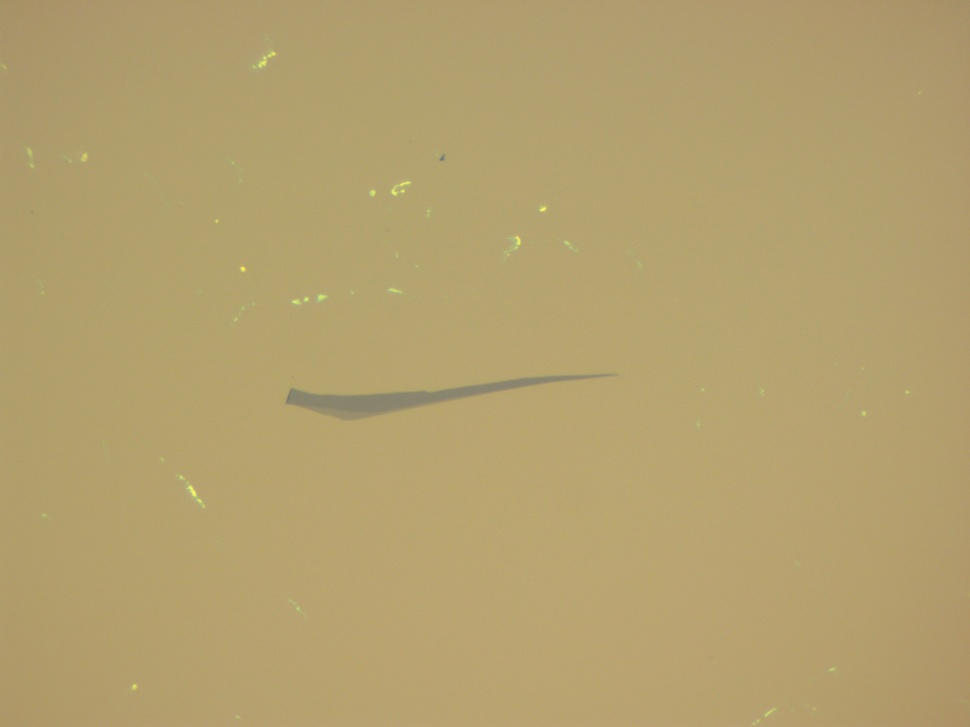
#> input picture Brody's Work/images/x20_images/0-5-20.jpg, 970 x 727 px, shrunk from 2320 x 1740 before the run
$ python -i DataVisualizer.py   (imports and definitions only)
#> lines starting #> are read from the running program, lines starting #| are printed output that depends on the picture
#> further down, picture is the input picture: shape (727, 970, 3); mean B, G, R 110.2, 160.7, 179.5
import math
import cv2
import numpy as np
import matplotlib.pyplot as plt
from matplotlib import cm
from mpl_toolkits.mplot3d import Axes3D
from tkinter import filedialog

#----------------------------
# Load Image
#----------------------------

'''
image_path = filedialog.askopenfilename(filetypes=[("Images", "*.png *.jpg *.jpeg *.bmp")])
image = cv2.imread(image_path, cv2.IMREAD_COLOR)
gray_image = cv2.cvtColor(image, cv2.COLOR_BGR2GRAY)
'''

#----------------------------
# Image Processing
#----------------------------

#
# Filters
#

# Apply gaussian blur to reduce noise
#blurred_image = cv2.GaussianBlur(gray_image, (5, 5), 1.4)

# Apply average blur to reduce noise
#blurred_image = cv2.blur(gray_image, (100, 100))

# Apply bilateral filter to reduce noise
#smoothed_image = cv2.bilateralFilter(gray_image, d=9, sigmaColor=75, sigmaSpace=20)

#----------------------------
# Functions
#----------------------------

# 3D surface graphing
# [27 lines left out: function surface_graphing, not called in this run]

# 3D visualization of channel data
def channel_data_3D_plot(image, colorspace="bgr", sample_step=100, point_size=2):

#> called with colorspace = 'bgr', sample_step = 100, point_size = 2
    if colorspace.lower() == "bgr":
        plot_img = image
        display_img = cv2.cvtColor(image, cv2.COLOR_BGR2RGB)
        labels = ("Blue", "Green", "Red")

    elif colorspace.lower() == "rgb":
        plot_img = image
        display_img = image
        labels = ("Red", "Green", "Blue")

    elif colorspace.lower() == "lab":
        plot_img = cv2.cvtColor(image, cv2.COLOR_BGR2LAB)
        display_img = cv2.cvtColor(plot_img, cv2.COLOR_LAB2RGB)
        labels = ("L*", "a*", "b*")

    elif colorspace.lower() == "hsv":
        plot_img = cv2.cvtColor(image, cv2.COLOR_BGR2HSV)
        display_img = cv2.cvtColor(plot_img, cv2.COLOR_HSV2RGB)
        labels = ("Hue", "Saturation", "Value")

    else:
        raise ValueError("colorspace must be 'bgr', 'rgb', 'lab', or 'hsv'")

    pixels = plot_img.reshape(-1, 3)
    colors = display_img.reshape(-1, 3)

    pixels = pixels[::sample_step]
    colors = colors[::sample_step]

    pixels, unique_idx = np.unique(pixels, axis=0, return_index=True)
#> pixels = 501 rows, first 8: [97, 189, 190], [99, 148, 164], [101, 146, 173], [101, 149, 173], [102, 144, 163], [102, 144, 173], [102, 145, 164], [102, 146, 169]; unique_idx = 501 values, max 7045 at index 429, min 0 at index 1, mean 2718.1
    colors = colors[unique_idx]
#> colors = 501 rows, first 8: [190, 189, 97], [164, 148, 99], [173, 146, 101], [173, 149, 101], [163, 144, 102], [173, 144, 102], [164, 145, 102], [169, 146, 102]

    colors = colors / 255.0
#> colors = 501 rows, first 8: [0.745, 0.741, 0.38], [0.643, 0.58, 0.388], [0.678, 0.573, 0.396], [0.678, 0.584, 0.396], [0.639, 0.565, 0.4], [0.678, 0.565, 0.4], [0.643, 0.569, 0.4], [0.663, 0.573, 0.4]

    x, y, z = pixels[:, 0], pixels[:, 1], pixels[:, 2]
#> x = 501 values from 97 to 127; y = 501 values, max 212 at index 496, min 125 at index 17, mean 157.9; z = 501 values, max 213 at index 496, min 131 at index 17, mean 175.4

    fig = plt.figure(figsize=(8, 8))
    ax = fig.add_subplot(111, projection="3d")

    ax.scatter(x, y, z, c=colors, s=point_size)

    ax.set_xlabel(labels[0])
    ax.set_ylabel(labels[1])
    ax.set_zlabel(labels[2])

    ax.set_title(f"3D Color Distribution ({colorspace.upper()})")

    plt.tight_layout()
    plt.show()
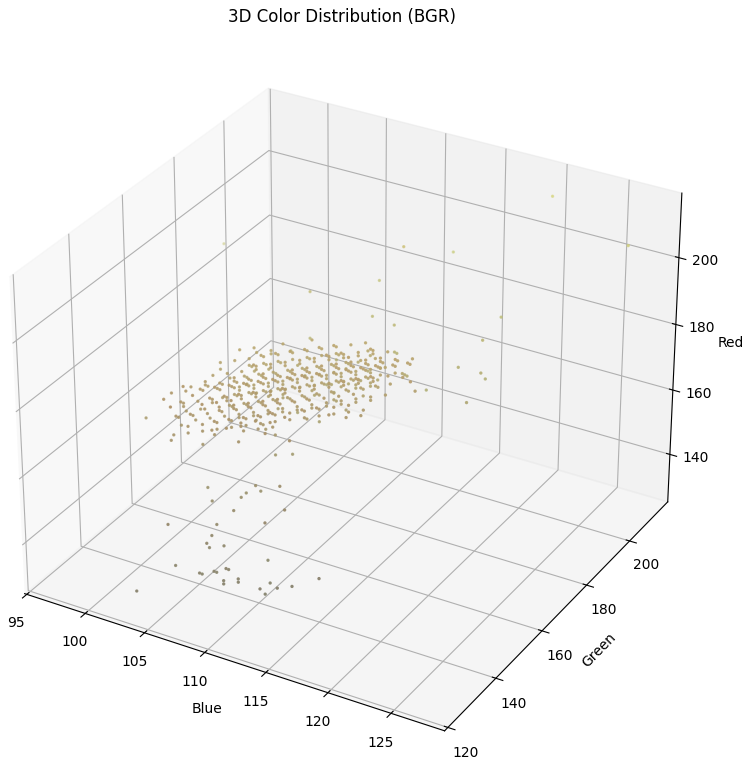
#> figure drawn by matplotlib, 1 panel

# Displays provided colors
# [111 lines left out: functions display_colors_small, display_colors_many, not called in this run]

#----------------------------
# Testing
#----------------------------

#surface_graphing(gray_image)

'''
rgb = cv2.cvtColor(image, cv2.COLOR_BGR2RGB)
pixels = rgb.reshape(-1, 3)
unique_colors = np.unique(pixels, axis=0)
display_colors_many(rgb_colors=unique_colors, sorting="hsv")
'''

>>> import cv2
>>> picture = cv2.imread("../Brody's Work/images/x20_images/0-5-20.jpg")
>>> result = channel_data_3D_plot(picture)

$ run again, on Brody's Work/images/x20_images/1-5-20.jpg
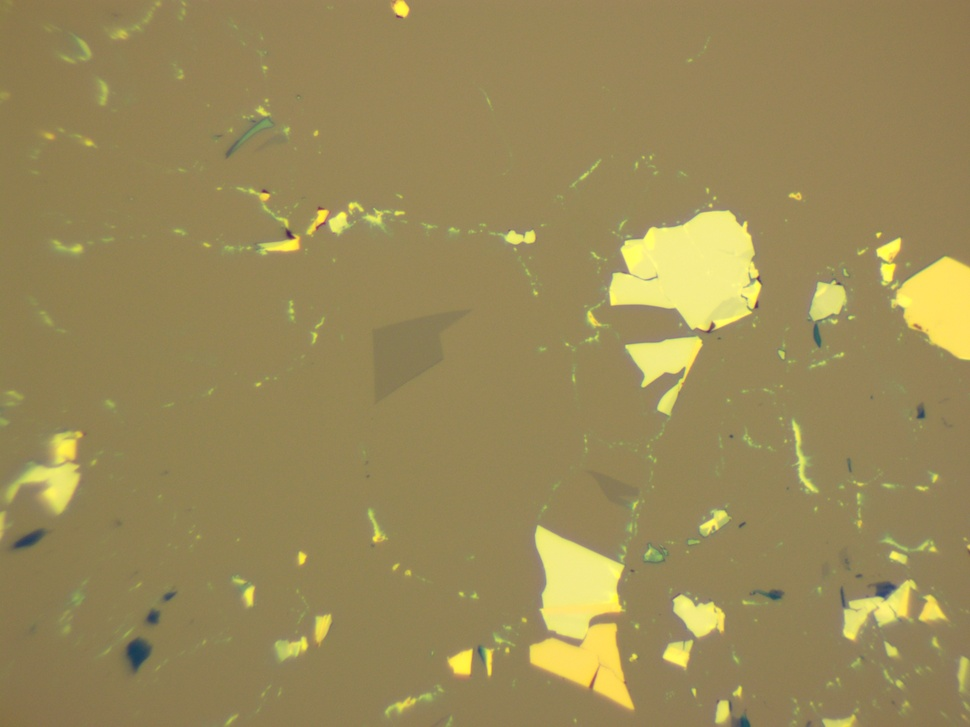
#> input picture Brody's Work/images/x20_images/1-5-20.jpg, 970 x 727 px, shrunk from 2320 x 1740 before the run
#> picture is the input picture: shape (727, 970, 3); mean B, G, R 88.2, 137.8, 153.8
#> pixels = 1575 rows, first 8: [61, 191, 221], [62, 246, 252], [67, 94, 151], [67, 200, 233], [68, 110, 129], [69, 113, 130], [69, 254, 255], [70, 105, 125]; unique_idx = 1575 values, max 7051 at index 353, min 0 at index 61, mean 3676.2
#> in channel_data_3D_plot, `colors = colors[unique_idx]`: colors = 1575 rows, first 8: [221, 191, 61], [252, 246, 62], [151, 94, 67], [233, 200, 67], [129, 110, 68], [130, 113, 69], [255, 254, 69], [125, 105, 70]
#> in channel_data_3D_plot, `colors = colors / 255.0`: colors = 1575 rows, first 8: [0.867, 0.749, 0.239], [0.988, 0.965, 0.243], [0.592, 0.369, 0.263], [0.914, 0.784, 0.263], [0.506, 0.431, 0.267], [0.51, 0.443, 0.271], [1, 0.996, 0.271], [0.49, 0.412, 0.275]
#> x = 1575 values from 61 to 144; y = 1575 values, max 255 at index 1110, min 60 at index 189, mean 153.4; z = 1575 values, max 255 at index 6, min 35 at index 243, mean 166.2
#> in channel_data_3D_plot, `plt.show()`:
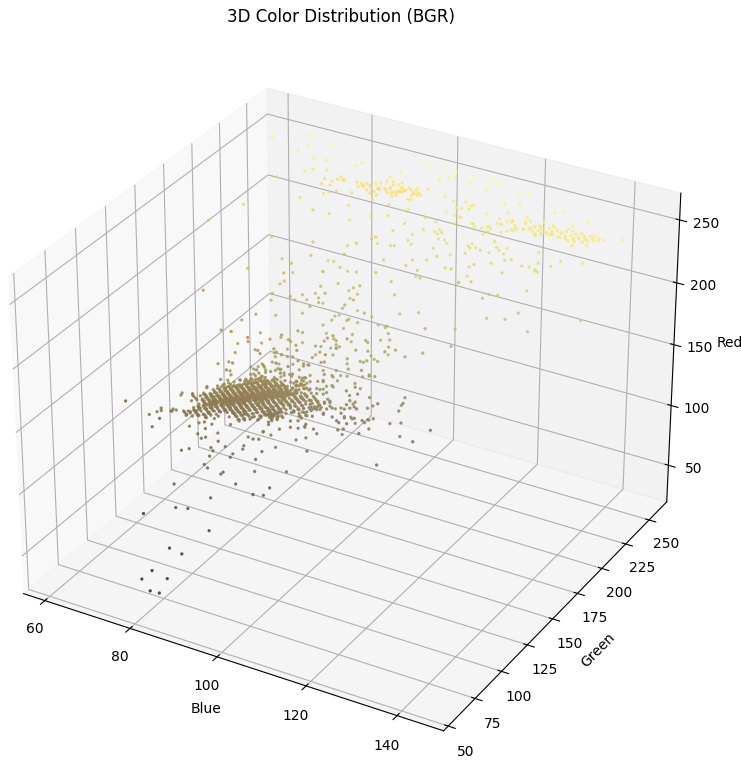
#> figure drawn by matplotlib, 1 panel

$ run again, on Brody's Work/images/x20_images/4-9-20.jpg
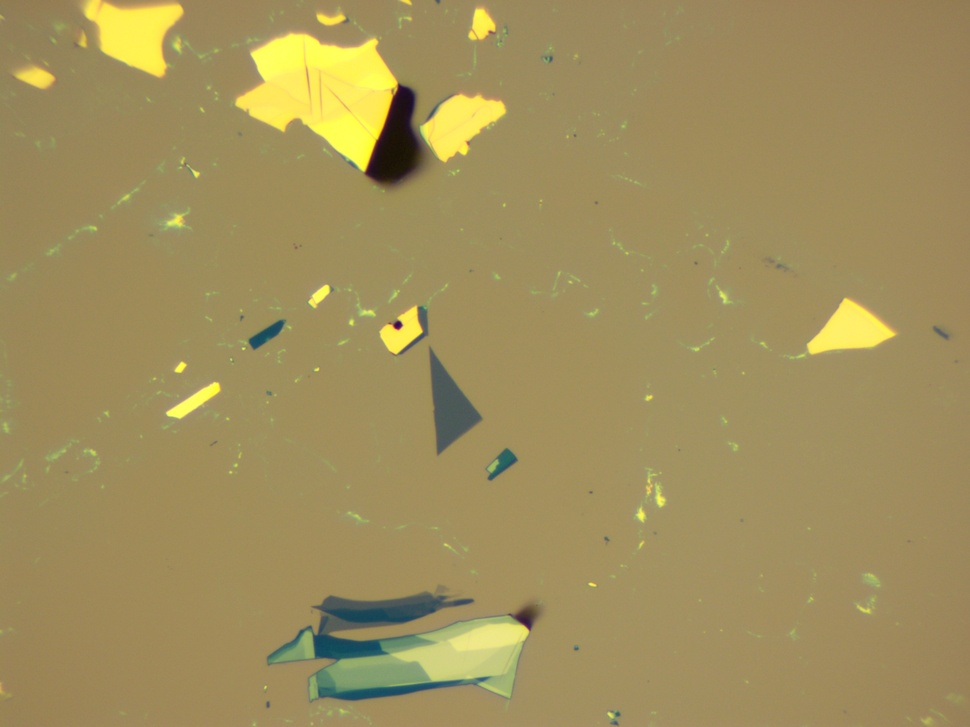
#> input picture Brody's Work/images/x20_images/4-9-20.jpg, 970 x 727 px, shrunk from 2320 x 1740 before the run
#> picture is the input picture: shape (727, 970, 3); mean B, G, R 92.1, 143.4, 160.2
#> pixels = 1404 rows, first 8: [4, 18, 24], [5, 18, 26], [6, 24, 31], [7, 18, 26], [7, 23, 30], [8, 17, 26], [8, 19, 27], [8, 26, 33]; unique_idx = 1404 values, max 7039 at index 1234, min 0 at index 72, mean 2750.6
#> in channel_data_3D_plot, `colors = colors[unique_idx]`: colors = 1404 rows, first 8: [24, 18, 4], [26, 18, 5], [31, 24, 6], [26, 18, 7], [30, 23, 7], [26, 17, 8], [27, 19, 8], [33, 26, 8]
#> in channel_data_3D_plot, `colors = colors / 255.0`: colors = 1404 rows, first 8: [0.0941, 0.0706, 0.0157], [0.102, 0.0706, 0.0196], [0.122, 0.0941, 0.0235], [0.102, 0.0706, 0.0275], [0.118, 0.0902, 0.0275], [0.102, 0.0667, 0.0314], [0.106, 0.0745, 0.0314], [0.129, 0.102, 0.0314]
#> x = 1404 values from 4 to 138; y = 1404 values, max 255 at index 37, min 14 at index 26, mean 152.2; z = 1404 values, max 255 at index 23, min 16 at index 570, mean 162.7
#> in channel_data_3D_plot, `plt.show()`:
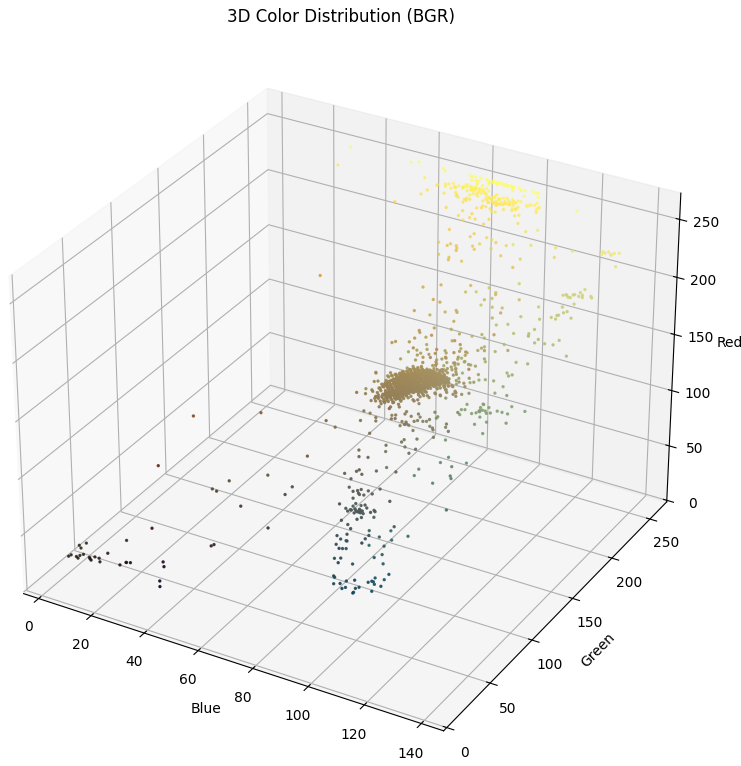
#> figure drawn by matplotlib, 1 panel

$ run again, on Brody's Work/images/x20_images/5-6-20.jpg
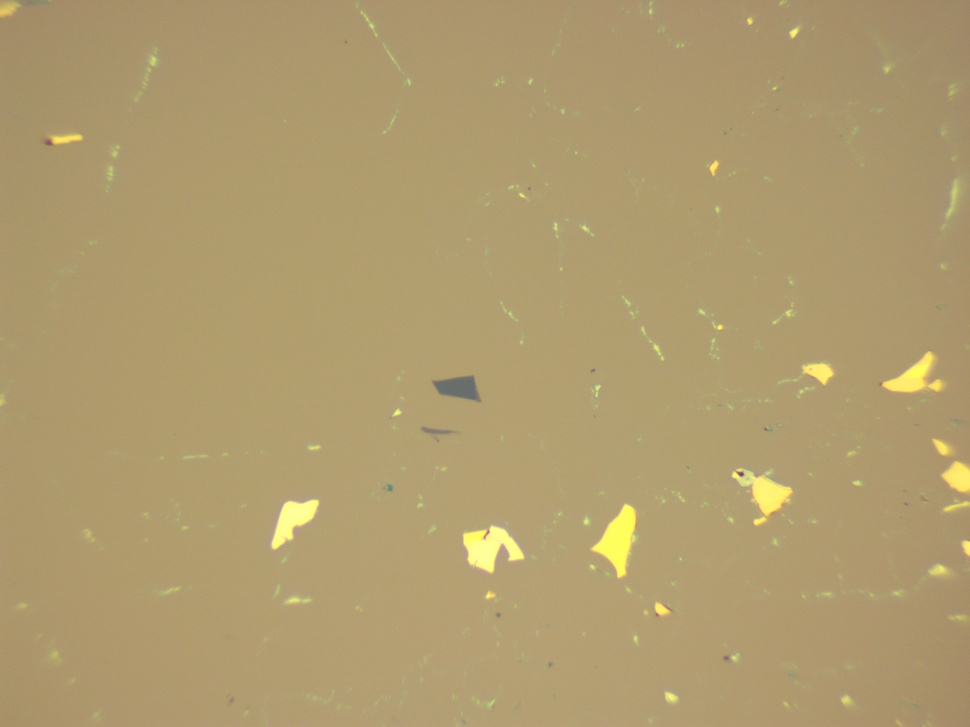
#> input picture Brody's Work/images/x20_images/5-6-20.jpg, 970 x 727 px, shrunk from 2320 x 1740 before the run
#> picture is the input picture: shape (727, 970, 3); mean B, G, R 110.3, 155.8, 175.6
#> pixels = 797 rows, first 8: [85, 254, 255], [85, 255, 254], [86, 253, 255], [86, 255, 255], [91, 254, 255], [91, 255, 254], [91, 255, 255], [92, 255, 254]; unique_idx = 797 values, max 7048 at index 697, min 0 at index 29, mean 2987.1
#> in channel_data_3D_plot, `colors = colors[unique_idx]`: colors = 797 rows, first 8: [255, 254, 85], [254, 255, 85], [255, 253, 86], [255, 255, 86], [255, 254, 91], [254, 255, 91], [255, 255, 91], [254, 255, 92]
#> in channel_data_3D_plot, `colors = colors / 255.0`: colors = 797 rows, first 8: [1, 0.996, 0.333], [0.996, 1, 0.333], [1, 0.992, 0.337], [1, 1, 0.337], [1, 0.996, 0.357], [0.996, 1, 0.357], [1, 1, 0.357], [0.996, 1, 0.361]
#> x = 797 values from 85 to 155; y = 797 values, max 255 at index 1, min 110 at index 152, mean 164; z = 797 values, max 255 at index 0, min 104 at index 152, mean 181.2
#> in channel_data_3D_plot, `plt.show()`:
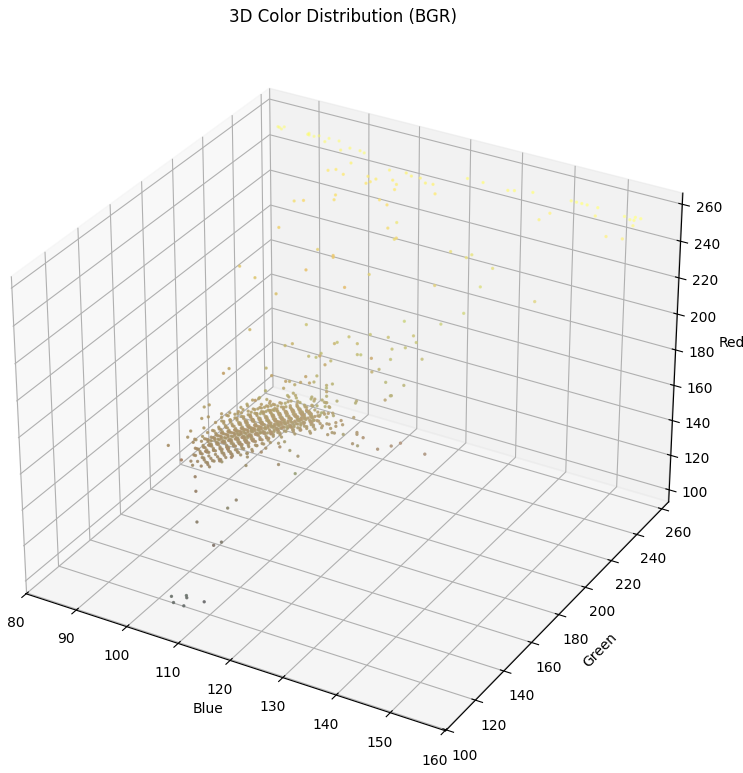
#> figure drawn by matplotlib, 1 panel
